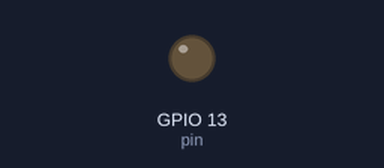
A sketch run on a simulated ESP32. On the bench: output pins drawn as LEDs (lit = HIGH).

Above: at 0.15 s.
Timing chart, 0 to 1.6 s (numbered marks = the images above):
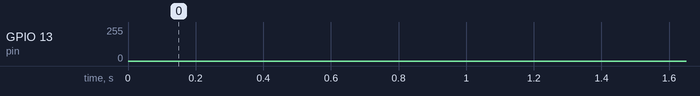

The sketch:

ledcWrite_esp32_test.ino
```cpp
/*
  Sketch che, dato un ESP32-WROOM-32D (o simili), fa illuminare un
  LED gradualmente, accendendolo e spegnendolo, usando la funzione
  ledcWrite (simile ad analogWrite).
*/
#include <Arduino.h>

/*ci serviranno 3 dati:
  - il pin in cui andremo ad operare;
  - la frequenza con cui andremo a far funzionare il led, quindi ogni
    quanto azioneremo il comando di intensità specifica;
  - la risoluzione in bit, cioè quanti valori digitali metteremo a disposizione
    (es res=8 -> 2^8=256 bit, quindi il range è 0-255).*/
const int pin=13, freq=1000, res=8;

void setup() {
  ledcAttach(pin, freq, res); //dichiariamo il pin al quale faremo queste azioni
  //(i pin possono essere >1)
}

void loop() {
  int i=0; //indicatore
  for (i=0; i<255; i++) { //accendi il led in tutti i valori, cresc. da 0 a 255
    ledcWrite(pin, i);
    delay(1);
  }
  for (i=255; i>0; i--) { //accendi il led in tutti i valori, decresc. da 255 a 0
    ledcWrite(pin, i);
    delay(1);
  }
}

/*
  !!!!!ATTENZIONE!!!!!
  se all'inizio non abbiamo dichiarato il led nel void setup(),
  la funzione ledcWrite() ti manderà a fanculo e basta. :)
*/
```
